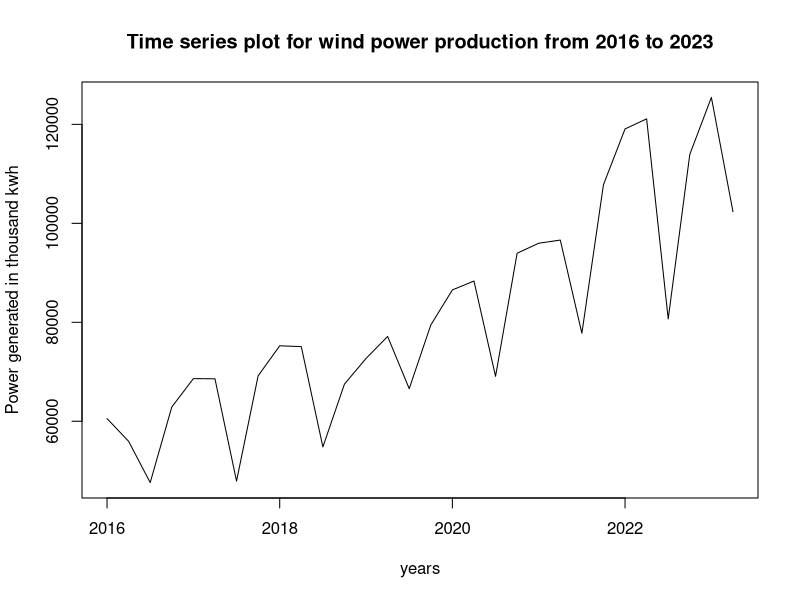
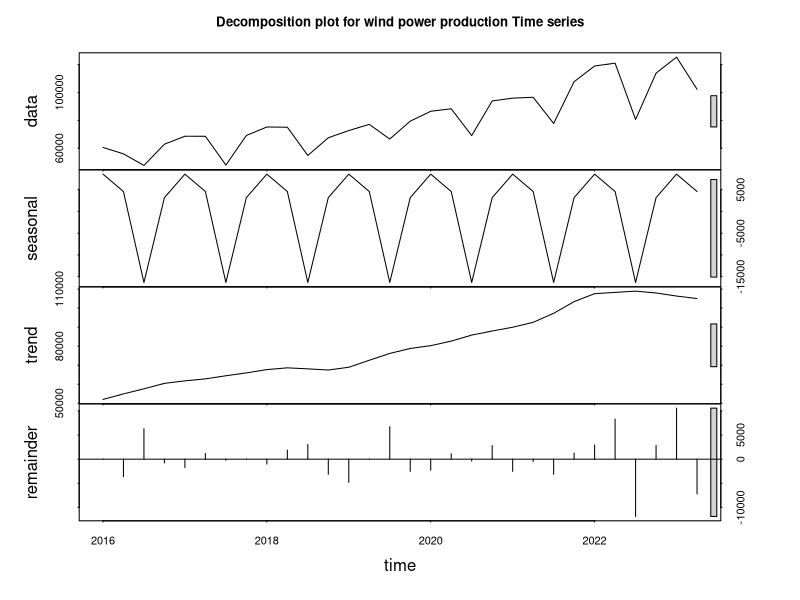
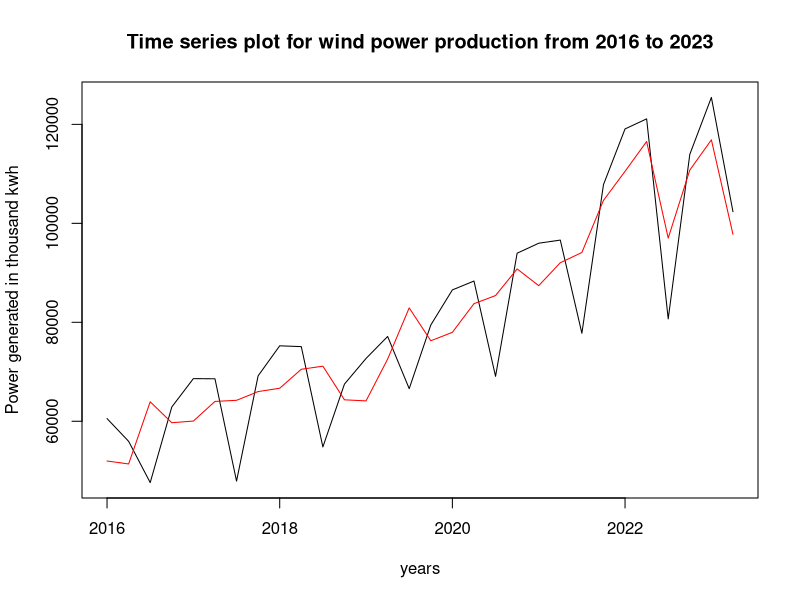
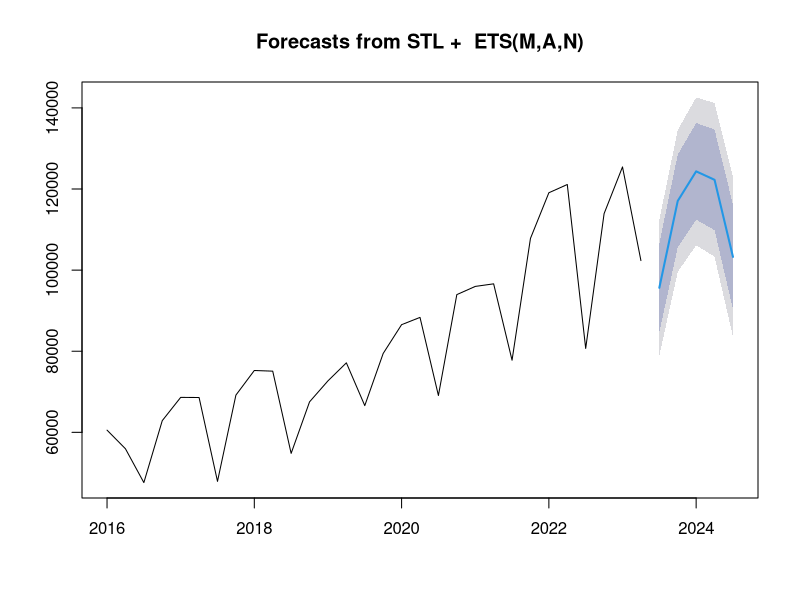
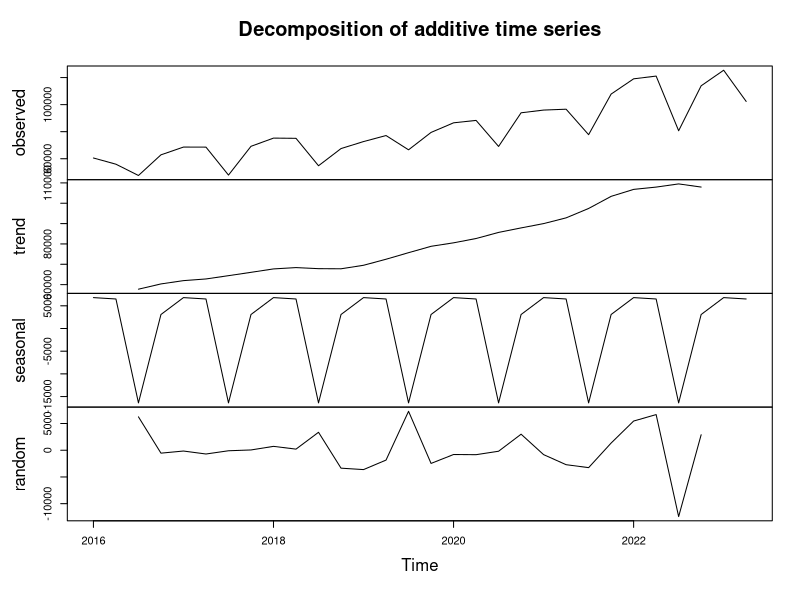
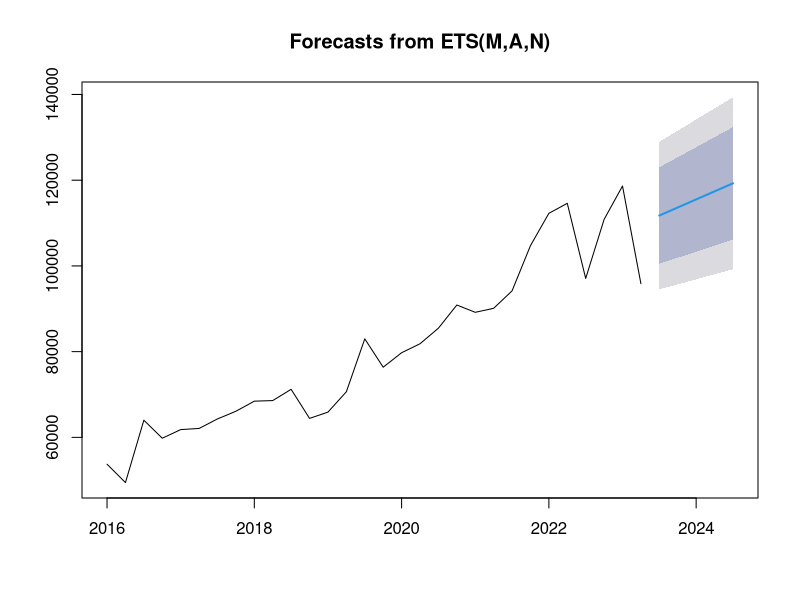

Reproduce these figures in R, in order.
## ---- chunk 1
# loading library files
library(readxl)
library(forecast)

# loading the data set
windDT <-read_excel('wind-power-production-us.xlsx')

# Extracting wind power production in the USA data from 2016 to 2023 
windDT$Quarter_Year <- as.Date(windDT$Quarter_Year)
filtered_data <- windDT[windDT$Quarter_Year >= '2016-01-01' & windDT$Quarter_Year <= '2023-04-01',]
## ---- chunk 2
ts_data <- ts(filtered_data$Wind_United_States,start=c(2016), frequency = 4)
## ---- chunk 3
plot(ts_data,main='Time series plot for wind power production from 2016 to 2023',xlab='years',ylab='Power generated in thousand kwh')
## ---- chunk 4
fd_stl <- stl(ts_data,s.window = 'periodic')
plot(fd_stl,main='Decomposition plot for wind power production Time series' )
## ---- chunk 5
plot(ts_data, main='Time series plot for wind power production from 2016 to 2023',xlab='years',ylab='Power generated in thousand kwh')
lines(seasadj(fd_stl), col="Red")

## ---- chunk 6
# forecasting the model
stl_for <- forecast(fd_stl,h=5)
plot(stl_for)
## ---- chunk 7
fd_dec <- decompose(ts_data)
plot(fd_dec)
## ---- chunk 8
dec_for <- forecast(seasadj(fd_dec),h=5)
plot(dec_for)
